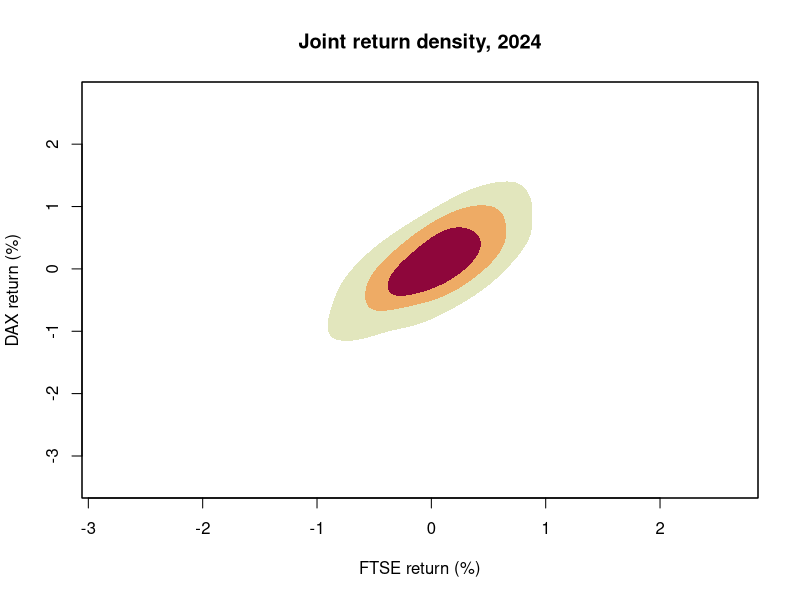
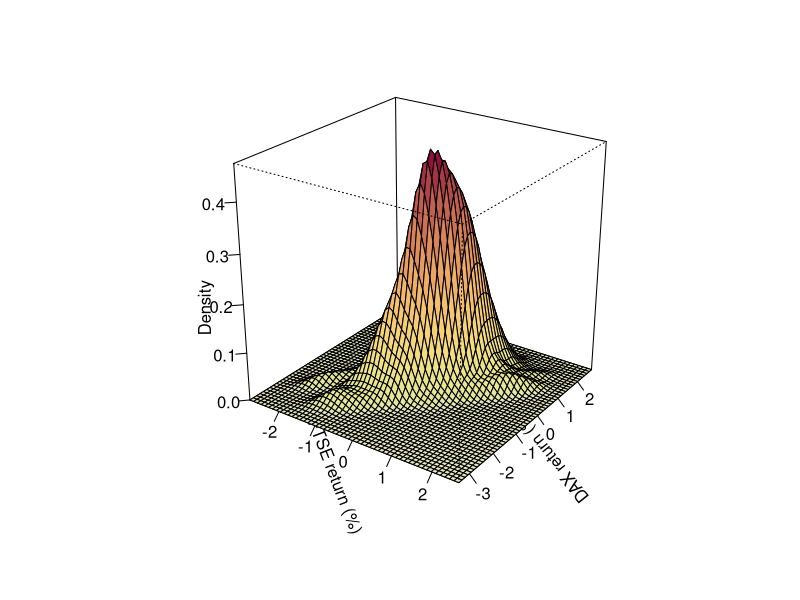

These charts were generated, in order, by the following R code:
# Create the output directory when this example is run on its own.
dir.create("figures", recursive = TRUE, showWarnings = FALSE)

## =====================================================
## 1. Load libraries for time-indexed data
##    and kernel density estimation
## =====================================================
library(quantmod)     # for time-indexed data
library(ks)           # provides multivariate kernel density estimation

## =====================================================
## 2. Read saved FTSE 100 and DAX data for 2024
## =====================================================
ftse <- read.csv("FTSE_close_2015_2024.csv")
ftse <- ftse[ftse$date >= "2024-01-01", ]
dax <- read.csv("DAX_close_2024.csv")
ftse_prices <- xts(ftse$close,as.Date(ftse$date))
dax_prices <- xts(dax$close,as.Date(dax$date))
# Daily log returns in percent. Missing returns are omitted.
ftse_returns <- na.omit(diff(log(ftse_prices))) * 100
dax_returns <- na.omit(diff(log(dax_prices))) * 100

# Convert to data frames with correct date index names
ftse_returns_df <- data.frame(Date = index(ftse_returns),
                   FTSE_Returns = coredata(ftse_returns))
dax_returns_df <- data.frame(Date = index(dax_returns),
                  DAX_Returns = coredata(dax_returns))

# Merge the data by date (ensure both data frames have the same Date column)
market_returns <- merge(ftse_returns_df, dax_returns_df, by = "Date", all = TRUE)

# Remove rows with NA values
market_returns_clean <- na.omit(market_returns)

# Rename columns to match the desired names
colnames(market_returns_clean) <- c("Date", "FTSE_Returns", "DAX_Returns")

## =====================================================
## 3. Perform Multivariate Kernel Density Estimation
## =====================================================
# Convert the cleaned data frame to a matrix for multivariate analysis
data_matrix <- as.matrix(market_returns_clean[, c("FTSE_Returns", "DAX_Returns")])

# Perform multivariate kernel density estimation explicitly with ks::kde()
kde_result <- ks::kde(x = data_matrix)

## =====================================================
## 4. 2D and 3D Visualization using ks package
## =====================================================

# Save both views of the same fitted density.
png("figures/2d-density.png",width=1600,height=1200,res=200)
plot(kde_result,display="filled.contour",xlab="FTSE return (%)",
     ylab="DAX return (%)",main="Joint return density, 2024")
dev.off()
png("figures/3d-density.png",width=1600,height=1200,res=200)
plot(kde_result,display="persp",xlab="FTSE return (%)",
     ylab="DAX return (%)",zlab="Density",theta=35,phi=25)
dev.off()
